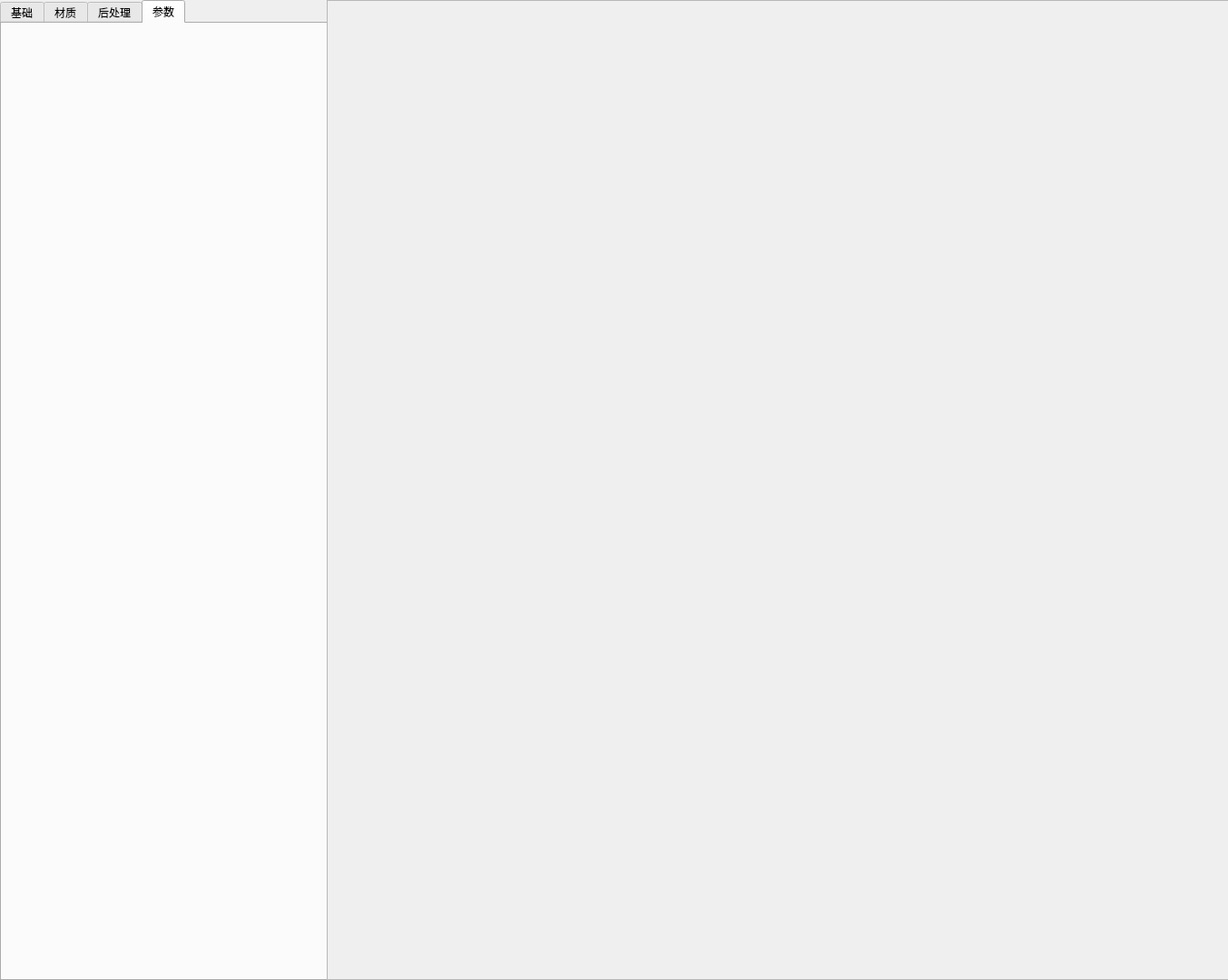
<?xml version="1.0" encoding="UTF-8"?>
<ui version="4.0">
 <class>ARModelPreviewWindow</class>
 <widget class="QWidget" name="ARModelPreviewWindow">
  <property name="geometry">
   <rect>
    <x>0</x>
    <y>0</y>
    <width>1353</width>
    <height>1080</height>
   </rect>
  </property>
  <property name="windowTitle">
   <string>模型展示</string>
  </property>
  <widget class="QTabWidget" name="tabWidget">
   <property name="geometry">
    <rect>
     <x>0</x>
     <y>0</y>
     <width>361</width>
     <height>1081</height>
    </rect>
   </property>
   <property name="currentIndex">
    <number>3</number>
   </property>
   <widget class="QWidget" name="BaseTool">
    <attribute name="title">
     <string>基础</string>
    </attribute>
    <widget class="QLabel" name="label_4">
     <property name="geometry">
      <rect>
       <x>10</x>
       <y>100</y>
       <width>51</width>
       <height>41</height>
      </rect>
     </property>
     <property name="text">
      <string>HDR旋转X</string>
     </property>
    </widget>
    <widget class="QLabel" name="label_7">
     <property name="geometry">
      <rect>
       <x>10</x>
       <y>250</y>
       <width>61</width>
       <height>41</height>
      </rect>
     </property>
     <property name="text">
      <string>光照方向Y</string>
     </property>
    </widget>
    <widget class="QSlider" name="SliderHDRX">
     <property name="geometry">
      <rect>
       <x>80</x>
       <y>110</y>
       <width>160</width>
       <height>22</height>
      </rect>
     </property>
     <property name="maximum">
      <number>100</number>
     </property>
     <property name="orientation">
      <enum>Qt::Horizontal</enum>
     </property>
    </widget>
    <widget class="QSlider" name="SliderLightX">
     <property name="geometry">
      <rect>
       <x>80</x>
       <y>230</y>
       <width>160</width>
       <height>22</height>
      </rect>
     </property>
     <property name="maximum">
      <number>100</number>
     </property>
     <property name="value">
      <number>50</number>
     </property>
     <property name="orientation">
      <enum>Qt::Horizontal</enum>
     </property>
    </widget>
    <widget class="QSlider" name="SliderHDRY">
     <property name="geometry">
      <rect>
       <x>80</x>
       <y>140</y>
       <width>160</width>
       <height>22</height>
      </rect>
     </property>
     <property name="maximum">
      <number>100</number>
     </property>
     <property name="orientation">
      <enum>Qt::Horizontal</enum>
     </property>
    </widget>
    <widget class="QLineEdit" name="EditHDRY">
     <property name="geometry">
      <rect>
       <x>250</x>
       <y>140</y>
       <width>51</width>
       <height>20</height>
      </rect>
     </property>
     <property name="text">
      <string>0</string>
     </property>
     <property name="readOnly">
      <bool>true</bool>
     </property>
    </widget>
    <widget class="QPushButton" name="BtnOpenGLB">
     <property name="geometry">
      <rect>
       <x>10</x>
       <y>60</y>
       <width>81</width>
       <height>41</height>
      </rect>
     </property>
     <property name="text">
      <string>打开GLB/FBX</string>
     </property>
    </widget>
    <widget class="QLabel" name="label_8">
     <property name="geometry">
      <rect>
       <x>10</x>
       <y>280</y>
       <width>61</width>
       <height>41</height>
      </rect>
     </property>
     <property name="text">
      <string>光照方向Z</string>
     </property>
    </widget>
    <widget class="QLineEdit" name="EditLightZ">
     <property name="geometry">
      <rect>
       <x>250</x>
       <y>290</y>
       <width>51</width>
       <height>20</height>
      </rect>
     </property>
     <property name="text">
      <string>1</string>
     </property>
     <property name="readOnly">
      <bool>true</bool>
     </property>
    </widget>
    <widget class="QLabel" name="label_5">
     <property name="geometry">
      <rect>
       <x>10</x>
       <y>130</y>
       <width>51</width>
       <height>41</height>
      </rect>
     </property>
     <property name="text">
      <string>HDR旋转Y</string>
     </property>
    </widget>
    <widget class="QLabel" name="label">
     <property name="geometry">
      <rect>
       <x>10</x>
       <y>15</y>
       <width>71</width>
       <height>31</height>
      </rect>
     </property>
     <property name="text">
      <string>模型</string>
     </property>
    </widget>
    <widget class="QLabel" name="label_6">
     <property name="geometry">
      <rect>
       <x>10</x>
       <y>220</y>
       <width>61</width>
       <height>41</height>
      </rect>
     </property>
     <property name="text">
      <string>光照方向X</string>
     </property>
    </widget>
    <widget class="QSlider" name="SliderLightY">
     <property name="geometry">
      <rect>
       <x>80</x>
       <y>260</y>
       <width>160</width>
       <height>22</height>
      </rect>
     </property>
     <property name="maximum">
      <number>100</number>
     </property>
     <property name="value">
      <number>50</number>
     </property>
     <property name="orientation">
      <enum>Qt::Horizontal</enum>
     </property>
    </widget>
    <widget class="QLineEdit" name="EditHDRX">
     <property name="geometry">
      <rect>
       <x>250</x>
       <y>110</y>
       <width>51</width>
       <height>20</height>
      </rect>
     </property>
     <property name="text">
      <string>0</string>
     </property>
     <property name="readOnly">
      <bool>true</bool>
     </property>
    </widget>
    <widget class="QLineEdit" name="EditLightX">
     <property name="geometry">
      <rect>
       <x>250</x>
       <y>230</y>
       <width>51</width>
       <height>20</height>
      </rect>
     </property>
     <property name="text">
      <string>0</string>
     </property>
     <property name="readOnly">
      <bool>true</bool>
     </property>
    </widget>
    <widget class="QLineEdit" name="EditLightY">
     <property name="geometry">
      <rect>
       <x>250</x>
       <y>260</y>
       <width>51</width>
       <height>20</height>
      </rect>
     </property>
     <property name="text">
      <string>0</string>
     </property>
     <property name="readOnly">
      <bool>true</bool>
     </property>
    </widget>
    <widget class="QSlider" name="SliderLightZ">
     <property name="geometry">
      <rect>
       <x>80</x>
       <y>290</y>
       <width>160</width>
       <height>22</height>
      </rect>
     </property>
     <property name="maximum">
      <number>100</number>
     </property>
     <property name="value">
      <number>100</number>
     </property>
     <property name="sliderPosition">
      <number>100</number>
     </property>
     <property name="orientation">
      <enum>Qt::Horizontal</enum>
     </property>
    </widget>
    <widget class="QLineEdit" name="EditLightG">
     <property name="geometry">
      <rect>
       <x>250</x>
       <y>350</y>
       <width>51</width>
       <height>20</height>
      </rect>
     </property>
     <property name="text">
      <string>1</string>
     </property>
     <property name="readOnly">
      <bool>true</bool>
     </property>
    </widget>
    <widget class="QSlider" name="SliderLightR">
     <property name="geometry">
      <rect>
       <x>80</x>
       <y>320</y>
       <width>160</width>
       <height>22</height>
      </rect>
     </property>
     <property name="maximum">
      <number>100</number>
     </property>
     <property name="value">
      <number>100</number>
     </property>
     <property name="orientation">
      <enum>Qt::Horizontal</enum>
     </property>
    </widget>
    <widget class="QLabel" name="label_13">
     <property name="geometry">
      <rect>
       <x>10</x>
       <y>430</y>
       <width>61</width>
       <height>41</height>
      </rect>
     </property>
     <property name="text">
      <string>光照强度</string>
     </property>
    </widget>
    <widget class="QSlider" name="SliderLightB">
     <property name="geometry">
      <rect>
       <x>80</x>
       <y>380</y>
       <width>160</width>
       <height>22</height>
      </rect>
     </property>
     <property name="maximum">
      <number>100</number>
     </property>
     <property name="value">
      <number>100</number>
     </property>
     <property name="orientation">
      <enum>Qt::Horizontal</enum>
     </property>
    </widget>
    <widget class="QLineEdit" name="EditGamma">
     <property name="geometry">
      <rect>
       <x>250</x>
       <y>410</y>
       <width>51</width>
       <height>20</height>
      </rect>
     </property>
     <property name="text">
      <string>1.5</string>
     </property>
     <property name="readOnly">
      <bool>true</bool>
     </property>
    </widget>
    <widget class="QSlider" name="SliderLightG">
     <property name="geometry">
      <rect>
       <x>80</x>
       <y>350</y>
       <width>160</width>
       <height>22</height>
      </rect>
     </property>
     <property name="maximum">
      <number>100</number>
     </property>
     <property name="value">
      <number>100</number>
     </property>
     <property name="orientation">
      <enum>Qt::Horizontal</enum>
     </property>
    </widget>
    <widget class="QLabel" name="label_12">
     <property name="geometry">
      <rect>
       <x>10</x>
       <y>400</y>
       <width>51</width>
       <height>41</height>
      </rect>
     </property>
     <property name="text">
      <string>Gamma</string>
     </property>
    </widget>
    <widget class="QLineEdit" name="EditLightB">
     <property name="geometry">
      <rect>
       <x>250</x>
       <y>380</y>
       <width>51</width>
       <height>20</height>
      </rect>
     </property>
     <property name="text">
      <string>1</string>
     </property>
     <property name="readOnly">
      <bool>true</bool>
     </property>
    </widget>
    <widget class="QSlider" name="SliderGamma">
     <property name="geometry">
      <rect>
       <x>80</x>
       <y>410</y>
       <width>160</width>
       <height>22</height>
      </rect>
     </property>
     <property name="maximum">
      <number>100</number>
     </property>
     <property name="value">
      <number>75</number>
     </property>
     <property name="orientation">
      <enum>Qt::Horizontal</enum>
     </property>
    </widget>
    <widget class="QLineEdit" name="EditLightIntensity">
     <property name="geometry">
      <rect>
       <x>250</x>
       <y>440</y>
       <width>51</width>
       <height>20</height>
      </rect>
     </property>
     <property name="text">
      <string>2.8</string>
     </property>
     <property name="readOnly">
      <bool>true</bool>
     </property>
    </widget>
    <widget class="QLabel" name="label_10">
     <property name="geometry">
      <rect>
       <x>10</x>
       <y>340</y>
       <width>61</width>
       <height>41</height>
      </rect>
     </property>
     <property name="text">
      <string>光照颜色G</string>
     </property>
    </widget>
    <widget class="QLineEdit" name="EditLightR">
     <property name="geometry">
      <rect>
       <x>250</x>
       <y>320</y>
       <width>51</width>
       <height>20</height>
      </rect>
     </property>
     <property name="text">
      <string>1</string>
     </property>
     <property name="readOnly">
      <bool>true</bool>
     </property>
    </widget>
    <widget class="QSlider" name="SliderLightIntensity">
     <property name="geometry">
      <rect>
       <x>80</x>
       <y>440</y>
       <width>160</width>
       <height>22</height>
      </rect>
     </property>
     <property name="maximum">
      <number>100</number>
     </property>
     <property name="value">
      <number>28</number>
     </property>
     <property name="orientation">
      <enum>Qt::Horizontal</enum>
     </property>
    </widget>
    <widget class="QLabel" name="label_11">
     <property name="geometry">
      <rect>
       <x>10</x>
       <y>370</y>
       <width>61</width>
       <height>41</height>
      </rect>
     </property>
     <property name="text">
      <string>光照颜色B</string>
     </property>
    </widget>
    <widget class="QLabel" name="label_9">
     <property name="geometry">
      <rect>
       <x>10</x>
       <y>310</y>
       <width>61</width>
       <height>41</height>
      </rect>
     </property>
     <property name="text">
      <string>光照颜色R</string>
     </property>
    </widget>
    <widget class="QPushButton" name="BtnOpenZIP">
     <property name="geometry">
      <rect>
       <x>100</x>
       <y>60</y>
       <width>81</width>
       <height>41</height>
      </rect>
     </property>
     <property name="text">
      <string>打开资源文件</string>
     </property>
    </widget>
    <widget class="QLabel" name="label_18">
     <property name="geometry">
      <rect>
       <x>10</x>
       <y>460</y>
       <width>51</width>
       <height>41</height>
      </rect>
     </property>
     <property name="text">
      <string>AO增亮</string>
     </property>
    </widget>
    <widget class="QSlider" name="SliderAOOffset">
     <property name="geometry">
      <rect>
       <x>80</x>
       <y>470</y>
       <width>160</width>
       <height>22</height>
      </rect>
     </property>
     <property name="maximum">
      <number>100</number>
     </property>
     <property name="value">
      <number>0</number>
     </property>
     <property name="orientation">
      <enum>Qt::Horizontal</enum>
     </property>
    </widget>
    <widget class="QLineEdit" name="EditAOOffset">
     <property name="geometry">
      <rect>
       <x>250</x>
       <y>470</y>
       <width>51</width>
       <height>20</height>
      </rect>
     </property>
     <property name="text">
      <string>0</string>
     </property>
     <property name="readOnly">
      <bool>true</bool>
     </property>
    </widget>
    <widget class="QLabel" name="label_2">
     <property name="geometry">
      <rect>
       <x>20</x>
       <y>500</y>
       <width>41</width>
       <height>31</height>
      </rect>
     </property>
     <property name="text">
      <string>阴影</string>
     </property>
    </widget>
    <widget class="QCheckBox" name="chEnableShadow">
     <property name="geometry">
      <rect>
       <x>70</x>
       <y>500</y>
       <width>91</width>
       <height>31</height>
      </rect>
     </property>
     <property name="text">
      <string>开启阴影</string>
     </property>
    </widget>
    <widget class="QPushButton" name="BtnExportXML">
     <property name="geometry">
      <rect>
       <x>270</x>
       <y>60</y>
       <width>71</width>
       <height>41</height>
      </rect>
     </property>
     <property name="text">
      <string>导出XML</string>
     </property>
    </widget>
    <widget class="QLineEdit" name="lineEditStiffness">
     <property name="geometry">
      <rect>
       <x>270</x>
       <y>750</y>
       <width>60</width>
       <height>20</height>
      </rect>
     </property>
     <property name="maximumSize">
      <size>
       <width>60</width>
       <height>16777215</height>
      </size>
     </property>
     <property name="text">
      <string>0</string>
     </property>
     <property name="alignment">
      <set>Qt::AlignRight|Qt::AlignTrailing|Qt::AlignVCenter</set>
     </property>
    </widget>
    <widget class="QComboBox" name="cbSkeleton">
     <property name="geometry">
      <rect>
       <x>50</x>
       <y>570</y>
       <width>141</width>
       <height>41</height>
      </rect>
     </property>
    </widget>
    <widget class="QLabel" name="label_24">
     <property name="geometry">
      <rect>
       <x>20</x>
       <y>740</y>
       <width>41</width>
       <height>31</height>
      </rect>
     </property>
     <property name="text">
      <string>刚性</string>
     </property>
    </widget>
    <widget class="QSlider" name="SliderElasticity">
     <property name="geometry">
      <rect>
       <x>68</x>
       <y>710</y>
       <width>196</width>
       <height>22</height>
      </rect>
     </property>
     <property name="maximum">
      <number>100</number>
     </property>
     <property name="orientation">
      <enum>Qt::Horizontal</enum>
     </property>
    </widget>
    <widget class="QLabel" name="label_22">
     <property name="geometry">
      <rect>
       <x>20</x>
       <y>530</y>
       <width>71</width>
       <height>31</height>
      </rect>
     </property>
     <property name="text">
      <string>动态骨骼</string>
     </property>
    </widget>
    <widget class="QLineEdit" name="lineEditInert">
     <property name="geometry">
      <rect>
       <x>270</x>
       <y>780</y>
       <width>60</width>
       <height>20</height>
      </rect>
     </property>
     <property name="maximumSize">
      <size>
       <width>60</width>
       <height>16777215</height>
      </size>
     </property>
     <property name="text">
      <string>0</string>
     </property>
     <property name="alignment">
      <set>Qt::AlignRight|Qt::AlignTrailing|Qt::AlignVCenter</set>
     </property>
    </widget>
    <widget class="QComboBox" name="cbDynamicBone">
     <property name="geometry">
      <rect>
       <x>50</x>
       <y>620</y>
       <width>141</width>
       <height>41</height>
      </rect>
     </property>
    </widget>
    <widget class="QSlider" name="SliderStiffness">
     <property name="geometry">
      <rect>
       <x>68</x>
       <y>748</y>
       <width>196</width>
       <height>22</height>
      </rect>
     </property>
     <property name="maximum">
      <number>100</number>
     </property>
     <property name="orientation">
      <enum>Qt::Horizontal</enum>
     </property>
    </widget>
    <widget class="QLineEdit" name="lineEditDamping">
     <property name="geometry">
      <rect>
       <x>270</x>
       <y>677</y>
       <width>60</width>
       <height>20</height>
      </rect>
     </property>
     <property name="maximumSize">
      <size>
       <width>60</width>
       <height>16777215</height>
      </size>
     </property>
     <property name="text">
      <string>0</string>
     </property>
     <property name="alignment">
      <set>Qt::AlignRight|Qt::AlignTrailing|Qt::AlignVCenter</set>
     </property>
    </widget>
    <widget class="QPushButton" name="BtnAddDynamicBone">
     <property name="geometry">
      <rect>
       <x>190</x>
       <y>570</y>
       <width>77</width>
       <height>41</height>
      </rect>
     </property>
     <property name="text">
      <string>添加</string>
     </property>
    </widget>
    <widget class="QPushButton" name="BtnClearDyanmicBone">
     <property name="geometry">
      <rect>
       <x>270</x>
       <y>620</y>
       <width>77</width>
       <height>41</height>
      </rect>
     </property>
     <property name="text">
      <string>清空</string>
     </property>
    </widget>
    <widget class="QLabel" name="label_23">
     <property name="geometry">
      <rect>
       <x>20</x>
       <y>770</y>
       <width>41</width>
       <height>41</height>
      </rect>
     </property>
     <property name="text">
      <string>惯性</string>
     </property>
    </widget>
    <widget class="QSlider" name="SliderInert">
     <property name="geometry">
      <rect>
       <x>68</x>
       <y>780</y>
       <width>196</width>
       <height>21</height>
      </rect>
     </property>
     <property name="maximum">
      <number>100</number>
     </property>
     <property name="orientation">
      <enum>Qt::Horizontal</enum>
     </property>
    </widget>
    <widget class="QLineEdit" name="lineEditElasticity">
     <property name="geometry">
      <rect>
       <x>270</x>
       <y>708</y>
       <width>60</width>
       <height>20</height>
      </rect>
     </property>
     <property name="maximumSize">
      <size>
       <width>60</width>
       <height>16777215</height>
      </size>
     </property>
     <property name="text">
      <string>0</string>
     </property>
     <property name="alignment">
      <set>Qt::AlignRight|Qt::AlignTrailing|Qt::AlignVCenter</set>
     </property>
    </widget>
    <widget class="QLabel" name="label_26">
     <property name="geometry">
      <rect>
       <x>20</x>
       <y>666</y>
       <width>41</width>
       <height>41</height>
      </rect>
     </property>
     <property name="text">
      <string>阻尼</string>
     </property>
    </widget>
    <widget class="QSlider" name="SliderDamping">
     <property name="geometry">
      <rect>
       <x>68</x>
       <y>676</y>
       <width>196</width>
       <height>22</height>
      </rect>
     </property>
     <property name="maximum">
      <number>100</number>
     </property>
     <property name="orientation">
      <enum>Qt::Horizontal</enum>
     </property>
    </widget>
    <widget class="QLabel" name="label_27">
     <property name="geometry">
      <rect>
       <x>20</x>
       <y>704</y>
       <width>41</width>
       <height>31</height>
      </rect>
     </property>
     <property name="text">
      <string>弹性</string>
     </property>
    </widget>
    <widget class="QPushButton" name="BtnDeleteDynamicBone">
     <property name="geometry">
      <rect>
       <x>190</x>
       <y>620</y>
       <width>77</width>
       <height>41</height>
      </rect>
     </property>
     <property name="text">
      <string>删除</string>
     </property>
    </widget>
    <widget class="QLabel" name="label_28">
     <property name="geometry">
      <rect>
       <x>10</x>
       <y>570</y>
       <width>60</width>
       <height>41</height>
      </rect>
     </property>
     <property name="minimumSize">
      <size>
       <width>5</width>
       <height>0</height>
      </size>
     </property>
     <property name="text">
      <string>骨骼</string>
     </property>
    </widget>
    <widget class="QComboBox" name="cbPBRTonemapping">
     <property name="geometry">
      <rect>
       <x>60</x>
       <y>860</y>
       <width>141</width>
       <height>41</height>
      </rect>
     </property>
    </widget>
    <widget class="QLabel" name="label_29">
     <property name="geometry">
      <rect>
       <x>20</x>
       <y>820</y>
       <width>51</width>
       <height>31</height>
      </rect>
     </property>
     <property name="text">
      <string>色调映射</string>
     </property>
    </widget>
    <widget class="QSlider" name="SliderToneMappingContrast">
     <property name="geometry">
      <rect>
       <x>68</x>
       <y>910</y>
       <width>196</width>
       <height>22</height>
      </rect>
     </property>
     <property name="maximum">
      <number>100</number>
     </property>
     <property name="sliderPosition">
      <number>67</number>
     </property>
     <property name="orientation">
      <enum>Qt::Horizontal</enum>
     </property>
    </widget>
    <widget class="QLabel" name="label_30">
     <property name="geometry">
      <rect>
       <x>20</x>
       <y>900</y>
       <width>41</width>
       <height>41</height>
      </rect>
     </property>
     <property name="text">
      <string>对比</string>
     </property>
    </widget>
    <widget class="QLineEdit" name="lineEditToneMappingContrast">
     <property name="geometry">
      <rect>
       <x>270</x>
       <y>911</y>
       <width>60</width>
       <height>20</height>
      </rect>
     </property>
     <property name="maximumSize">
      <size>
       <width>60</width>
       <height>16777215</height>
      </size>
     </property>
     <property name="text">
      <string>2</string>
     </property>
     <property name="alignment">
      <set>Qt::AlignRight|Qt::AlignTrailing|Qt::AlignVCenter</set>
     </property>
    </widget>
    <widget class="QLineEdit" name="lineEditToneMappingSaturation">
     <property name="geometry">
      <rect>
       <x>270</x>
       <y>941</y>
       <width>60</width>
       <height>20</height>
      </rect>
     </property>
     <property name="maximumSize">
      <size>
       <width>60</width>
       <height>16777215</height>
      </size>
     </property>
     <property name="text">
      <string>1.5</string>
     </property>
     <property name="alignment">
      <set>Qt::AlignRight|Qt::AlignTrailing|Qt::AlignVCenter</set>
     </property>
    </widget>
    <widget class="QSlider" name="SliderToneMappingSaturation">
     <property name="geometry">
      <rect>
       <x>68</x>
       <y>940</y>
       <width>196</width>
       <height>22</height>
      </rect>
     </property>
     <property name="maximum">
      <number>100</number>
     </property>
     <property name="value">
      <number>50</number>
     </property>
     <property name="orientation">
      <enum>Qt::Horizontal</enum>
     </property>
    </widget>
    <widget class="QLabel" name="label_31">
     <property name="geometry">
      <rect>
       <x>20</x>
       <y>930</y>
       <width>41</width>
       <height>41</height>
      </rect>
     </property>
     <property name="text">
      <string>饱和</string>
     </property>
    </widget>
    <widget class="QCheckBox" name="CBUSEVideo">
     <property name="geometry">
      <rect>
       <x>60</x>
       <y>10</y>
       <width>111</width>
       <height>41</height>
      </rect>
     </property>
     <property name="text">
      <string>使用视频文件</string>
     </property>
    </widget>
    <widget class="QPushButton" name="BtnChangeVideo">
     <property name="geometry">
      <rect>
       <x>170</x>
       <y>10</y>
       <width>111</width>
       <height>41</height>
      </rect>
     </property>
     <property name="text">
      <string>选择视频文件</string>
     </property>
    </widget>
    <widget class="QPushButton" name="BtnChangeHDR">
     <property name="geometry">
      <rect>
       <x>190</x>
       <y>60</y>
       <width>71</width>
       <height>41</height>
      </rect>
     </property>
     <property name="text">
      <string>打开HDR</string>
     </property>
    </widget>
    <widget class="QSlider" name="SliderHDRScale">
     <property name="geometry">
      <rect>
       <x>80</x>
       <y>170</y>
       <width>160</width>
       <height>22</height>
      </rect>
     </property>
     <property name="maximum">
      <number>100</number>
     </property>
     <property name="value">
      <number>50</number>
     </property>
     <property name="orientation">
      <enum>Qt::Horizontal</enum>
     </property>
    </widget>
    <widget class="QLineEdit" name="EditHDRScale">
     <property name="geometry">
      <rect>
       <x>250</x>
       <y>170</y>
       <width>51</width>
       <height>20</height>
      </rect>
     </property>
     <property name="text">
      <string>1</string>
     </property>
     <property name="readOnly">
      <bool>true</bool>
     </property>
    </widget>
    <widget class="QLabel" name="label_15">
     <property name="geometry">
      <rect>
       <x>10</x>
       <y>160</y>
       <width>51</width>
       <height>41</height>
      </rect>
     </property>
     <property name="text">
      <string>HDR强度</string>
     </property>
    </widget>
    <widget class="QLabel" name="label_16">
     <property name="geometry">
      <rect>
       <x>10</x>
       <y>190</y>
       <width>61</width>
       <height>41</height>
      </rect>
     </property>
     <property name="text">
      <string>HDR对比度</string>
     </property>
    </widget>
    <widget class="QLineEdit" name="EditHDRContrast">
     <property name="geometry">
      <rect>
       <x>250</x>
       <y>200</y>
       <width>51</width>
       <height>20</height>
      </rect>
     </property>
     <property name="text">
      <string>0</string>
     </property>
     <property name="readOnly">
      <bool>true</bool>
     </property>
    </widget>
    <widget class="QSlider" name="SliderHDRContrast">
     <property name="geometry">
      <rect>
       <x>80</x>
       <y>200</y>
       <width>160</width>
       <height>22</height>
      </rect>
     </property>
     <property name="maximum">
      <number>100</number>
     </property>
     <property name="value">
      <number>0</number>
     </property>
     <property name="orientation">
      <enum>Qt::Horizontal</enum>
     </property>
    </widget>
   </widget>
   <widget class="QWidget" name="MaterialTool">
    <attribute name="title">
     <string>材质</string>
    </attribute>
    <widget class="QLabel" name="label_19">
     <property name="geometry">
      <rect>
       <x>30</x>
       <y>10</y>
       <width>61</width>
       <height>31</height>
      </rect>
     </property>
     <property name="text">
      <string>毛发：</string>
     </property>
    </widget>
    <widget class="QLineEdit" name="EditFurLightAmbient">
     <property name="geometry">
      <rect>
       <x>260</x>
       <y>40</y>
       <width>51</width>
       <height>20</height>
      </rect>
     </property>
     <property name="text">
      <string>0.74</string>
     </property>
     <property name="readOnly">
      <bool>true</bool>
     </property>
    </widget>
    <widget class="QSlider" name="SliderFurLightAmbient">
     <property name="geometry">
      <rect>
       <x>90</x>
       <y>40</y>
       <width>160</width>
       <height>22</height>
      </rect>
     </property>
     <property name="maximum">
      <number>100</number>
     </property>
     <property name="value">
      <number>37</number>
     </property>
     <property name="orientation">
      <enum>Qt::Horizontal</enum>
     </property>
    </widget>
    <widget class="QLabel" name="label_20">
     <property name="geometry">
      <rect>
       <x>30</x>
       <y>60</y>
       <width>71</width>
       <height>41</height>
      </rect>
     </property>
     <property name="text">
      <string>光照强度</string>
     </property>
    </widget>
    <widget class="QSlider" name="SliderFurLightExposure">
     <property name="geometry">
      <rect>
       <x>90</x>
       <y>70</y>
       <width>160</width>
       <height>22</height>
      </rect>
     </property>
     <property name="maximum">
      <number>100</number>
     </property>
     <property name="value">
      <number>45</number>
     </property>
     <property name="orientation">
      <enum>Qt::Horizontal</enum>
     </property>
    </widget>
    <widget class="QLabel" name="label_21">
     <property name="geometry">
      <rect>
       <x>30</x>
       <y>30</y>
       <width>71</width>
       <height>41</height>
      </rect>
     </property>
     <property name="text">
      <string>环境光强</string>
     </property>
    </widget>
    <widget class="QLineEdit" name="EditFurLightExposure">
     <property name="geometry">
      <rect>
       <x>260</x>
       <y>70</y>
       <width>51</width>
       <height>20</height>
      </rect>
     </property>
     <property name="text">
      <string>0.9</string>
     </property>
     <property name="readOnly">
      <bool>true</bool>
     </property>
    </widget>
    <widget class="QLabel" name="label_25">
     <property name="geometry">
      <rect>
       <x>30</x>
       <y>90</y>
       <width>71</width>
       <height>41</height>
      </rect>
     </property>
     <property name="text">
      <string>毛发层数</string>
     </property>
    </widget>
    <widget class="QSlider" name="SliderFurLevel">
     <property name="geometry">
      <rect>
       <x>90</x>
       <y>100</y>
       <width>160</width>
       <height>22</height>
      </rect>
     </property>
     <property name="maximum">
      <number>100</number>
     </property>
     <property name="value">
      <number>0</number>
     </property>
     <property name="orientation">
      <enum>Qt::Horizontal</enum>
     </property>
    </widget>
    <widget class="QLineEdit" name="EditFurLevel">
     <property name="geometry">
      <rect>
       <x>260</x>
       <y>100</y>
       <width>51</width>
       <height>20</height>
      </rect>
     </property>
     <property name="text">
      <string>0</string>
     </property>
     <property name="readOnly">
      <bool>true</bool>
     </property>
    </widget>
    <widget class="QLineEdit" name="EditFurLength">
     <property name="geometry">
      <rect>
       <x>260</x>
       <y>130</y>
       <width>51</width>
       <height>20</height>
      </rect>
     </property>
     <property name="text">
      <string>0.1</string>
     </property>
     <property name="readOnly">
      <bool>true</bool>
     </property>
    </widget>
    <widget class="QLabel" name="label_36">
     <property name="geometry">
      <rect>
       <x>30</x>
       <y>120</y>
       <width>71</width>
       <height>41</height>
      </rect>
     </property>
     <property name="text">
      <string>毛发长度</string>
     </property>
    </widget>
    <widget class="QSlider" name="SliderFurLength">
     <property name="geometry">
      <rect>
       <x>90</x>
       <y>130</y>
       <width>160</width>
       <height>22</height>
      </rect>
     </property>
     <property name="maximum">
      <number>100</number>
     </property>
     <property name="value">
      <number>10</number>
     </property>
     <property name="orientation">
      <enum>Qt::Horizontal</enum>
     </property>
    </widget>
    <widget class="QLabel" name="label_38">
     <property name="geometry">
      <rect>
       <x>30</x>
       <y>150</y>
       <width>51</width>
       <height>31</height>
      </rect>
     </property>
     <property name="text">
      <string>UVScale</string>
     </property>
    </widget>
    <widget class="QLineEdit" name="EditFurUVScale">
     <property name="geometry">
      <rect>
       <x>260</x>
       <y>160</y>
       <width>51</width>
       <height>20</height>
      </rect>
     </property>
     <property name="text">
      <string>20</string>
     </property>
     <property name="readOnly">
      <bool>true</bool>
     </property>
    </widget>
    <widget class="QSlider" name="SliderFurUVScale">
     <property name="geometry">
      <rect>
       <x>90</x>
       <y>160</y>
       <width>160</width>
       <height>22</height>
      </rect>
     </property>
     <property name="maximum">
      <number>100</number>
     </property>
     <property name="value">
      <number>66</number>
     </property>
     <property name="orientation">
      <enum>Qt::Horizontal</enum>
     </property>
    </widget>
    <widget class="QSlider" name="SliderFurLightFilter">
     <property name="geometry">
      <rect>
       <x>90</x>
       <y>190</y>
       <width>160</width>
       <height>22</height>
      </rect>
     </property>
     <property name="maximum">
      <number>100</number>
     </property>
     <property name="value">
      <number>60</number>
     </property>
     <property name="orientation">
      <enum>Qt::Horizontal</enum>
     </property>
    </widget>
    <widget class="QLineEdit" name="EditFurLightFilter">
     <property name="geometry">
      <rect>
       <x>260</x>
       <y>190</y>
       <width>51</width>
       <height>20</height>
      </rect>
     </property>
     <property name="text">
      <string>1.2</string>
     </property>
     <property name="readOnly">
      <bool>true</bool>
     </property>
    </widget>
    <widget class="QLabel" name="label_39">
     <property name="geometry">
      <rect>
       <x>20</x>
       <y>180</y>
       <width>71</width>
       <height>31</height>
      </rect>
     </property>
     <property name="text">
      <string>光照DOT系数</string>
     </property>
    </widget>
   </widget>
   <widget class="QWidget" name="PostProcessTool">
    <attribute name="title">
     <string>后处理</string>
    </attribute>
    <widget class="QLabel" name="label_32">
     <property name="geometry">
      <rect>
       <x>20</x>
       <y>20</y>
       <width>61</width>
       <height>31</height>
      </rect>
     </property>
     <property name="text">
      <string>Bloom:</string>
     </property>
    </widget>
    <widget class="QCheckBox" name="cbEnableBloom">
     <property name="geometry">
      <rect>
       <x>60</x>
       <y>20</y>
       <width>91</width>
       <height>31</height>
      </rect>
     </property>
     <property name="text">
      <string>开启Bloom</string>
     </property>
    </widget>
    <widget class="QLabel" name="label_33">
     <property name="geometry">
      <rect>
       <x>20</x>
       <y>50</y>
       <width>71</width>
       <height>41</height>
      </rect>
     </property>
     <property name="text">
      <string>Alpha</string>
     </property>
    </widget>
    <widget class="QSlider" name="SliderBloomAlpha">
     <property name="geometry">
      <rect>
       <x>90</x>
       <y>60</y>
       <width>160</width>
       <height>22</height>
      </rect>
     </property>
     <property name="maximum">
      <number>100</number>
     </property>
     <property name="value">
      <number>0</number>
     </property>
     <property name="orientation">
      <enum>Qt::Horizontal</enum>
     </property>
    </widget>
    <widget class="QLineEdit" name="EditBloomAlpha">
     <property name="geometry">
      <rect>
       <x>260</x>
       <y>60</y>
       <width>51</width>
       <height>20</height>
      </rect>
     </property>
     <property name="text">
      <string>0</string>
     </property>
     <property name="readOnly">
      <bool>true</bool>
     </property>
    </widget>
    <widget class="QSlider" name="SliderBloomRadius">
     <property name="geometry">
      <rect>
       <x>90</x>
       <y>90</y>
       <width>160</width>
       <height>22</height>
      </rect>
     </property>
     <property name="maximum">
      <number>100</number>
     </property>
     <property name="value">
      <number>0</number>
     </property>
     <property name="orientation">
      <enum>Qt::Horizontal</enum>
     </property>
    </widget>
    <widget class="QLineEdit" name="EditBloomRadius">
     <property name="geometry">
      <rect>
       <x>260</x>
       <y>90</y>
       <width>51</width>
       <height>20</height>
      </rect>
     </property>
     <property name="text">
      <string>0</string>
     </property>
     <property name="readOnly">
      <bool>true</bool>
     </property>
    </widget>
    <widget class="QLabel" name="label_34">
     <property name="geometry">
      <rect>
       <x>20</x>
       <y>80</y>
       <width>71</width>
       <height>41</height>
      </rect>
     </property>
     <property name="text">
      <string>Radius</string>
     </property>
    </widget>
    <widget class="QSlider" name="SliderBloomLoopTime">
     <property name="geometry">
      <rect>
       <x>90</x>
       <y>120</y>
       <width>160</width>
       <height>22</height>
      </rect>
     </property>
     <property name="maximum">
      <number>100</number>
     </property>
     <property name="value">
      <number>0</number>
     </property>
     <property name="orientation">
      <enum>Qt::Horizontal</enum>
     </property>
    </widget>
    <widget class="QLineEdit" name="EditBloomLoopTime">
     <property name="geometry">
      <rect>
       <x>260</x>
       <y>120</y>
       <width>51</width>
       <height>20</height>
      </rect>
     </property>
     <property name="text">
      <string>0</string>
     </property>
     <property name="readOnly">
      <bool>true</bool>
     </property>
    </widget>
    <widget class="QLabel" name="label_35">
     <property name="geometry">
      <rect>
       <x>20</x>
       <y>110</y>
       <width>71</width>
       <height>41</height>
      </rect>
     </property>
     <property name="text">
      <string>LoopTime</string>
     </property>
    </widget>
    <widget class="QLineEdit" name="EditBloomStrength">
     <property name="geometry">
      <rect>
       <x>260</x>
       <y>150</y>
       <width>51</width>
       <height>20</height>
      </rect>
     </property>
     <property name="text">
      <string>0</string>
     </property>
     <property name="readOnly">
      <bool>true</bool>
     </property>
    </widget>
    <widget class="QSlider" name="SliderBloomStrength">
     <property name="geometry">
      <rect>
       <x>90</x>
       <y>150</y>
       <width>160</width>
       <height>22</height>
      </rect>
     </property>
     <property name="maximum">
      <number>100</number>
     </property>
     <property name="value">
      <number>0</number>
     </property>
     <property name="orientation">
      <enum>Qt::Horizontal</enum>
     </property>
    </widget>
    <widget class="QLabel" name="label_37">
     <property name="geometry">
      <rect>
       <x>20</x>
       <y>140</y>
       <width>71</width>
       <height>41</height>
      </rect>
     </property>
     <property name="text">
      <string>Strength</string>
     </property>
    </widget>
   </widget>
   <widget class="QWidget" name="PartAttr">
    <attribute name="title">
     <string>参数</string>
    </attribute>
   </widget>
  </widget>
  <widget class="QFrame" name="frame">
   <property name="geometry">
    <rect>
     <x>360</x>
     <y>0</y>
     <width>1080</width>
     <height>1080</height>
    </rect>
   </property>
   <property name="frameShape">
    <enum>QFrame::StyledPanel</enum>
   </property>
   <property name="frameShadow">
    <enum>QFrame::Raised</enum>
   </property>
  </widget>
 </widget>
 <resources/>
 <connections/>
</ui>
